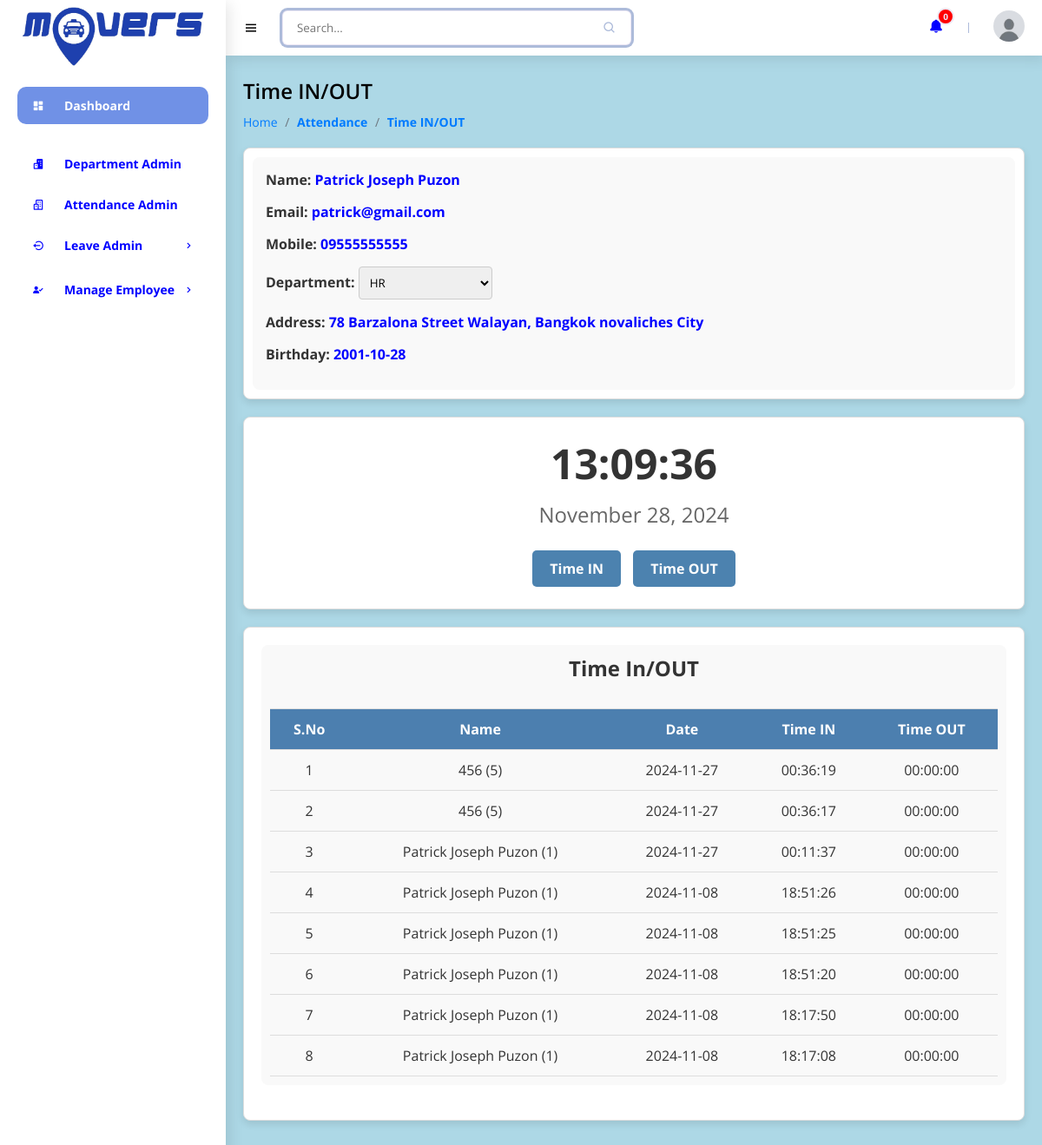
Page /h3time.php?id=1 (signed in) on the committed database.
### tables this page shows
CREATE TABLE `employee` (
  `id` int(11) NOT NULL,
  `name` varchar(255) NOT NULL,
  `email` varchar(255) NOT NULL,
  `mobile` varchar(15) NOT NULL,
  `password` varchar(20) NOT NULL,
  `department_id` int(11) NOT NULL,
  `address` varchar(2000) NOT NULL,
  `birthday` date NOT NULL,
  `role` int(11) NOT NULL
);

CREATE TABLE `attendance` (
  `id` int(11) NOT NULL,
  `e_attendance_id` int(11) NOT NULL,
  `date` date NOT NULL,
  `time_in` time NOT NULL,
  `time_out` time NOT NULL,
  `Overtime` time NOT NULL
);

### h3time.php (the view, shortened to what this page needs)
<?php
require('sidebar_navbar_footer/h3sidebar_nav.php');
$name='';
$email='';
$mobile='';
$department_id='';
$address='';
$birthday='';
if(isset($_GET['id'])){
	$id=mysqli_real_escape_string($con,$_GET['id']);
	$res=mysqli_query($con,"select * from employee where id='$id'");
	$row=mysqli_fetch_assoc($res);
	$name=$row['name'];
	$email=$row['email'];
	$mobile=$row['mobile'];
	$department_id=$row['department_id'];
	$address=$row['address'];
	$birthday=$row['birthday'];
}
if($_SESSION['ROLE']==1){
	$sql="select `attendance`.*, employee.name,employee.id as e_attendance_id from `attendance`,employee where `attendance`.e_attendance_id=employee.id order by `attendance`.id desc";
}else{
	$e_attendance_id=$_SESSION['USER_ID'];
	$sql="select `attendance`.*, employee.name ,employee.id as e_attendance_id from `attendance`,employee where `attendance`.e_attendance_id='$e_attendance_id' and `attendance`.e_attendance_id=employee.id order by `attendance`.id desc";
}
$res2=mysqli_query($con,$sql);
?>
    <main>
        <h1 class="h3title">Time IN/OUT</h1>
        <ul class="h3breadcrumbs">
            <li><a href="h3dashboard.php">Home</a></li>
            <li class="h3divider">/</a></li>
            <li><a href="#" class="h3active">Attendance</a></li>
            <li class="h3divider">/</a></li>
            <li><a href="#" class="h3active">Time IN/OUT</a></li>
        </ul>
				<div class="time-container">
		 			<div class="card1">
                        <div class="card-body1">
                           <form method="post">
							   <div class="form-group1">
									<label class=" form-control-label1">Name: <span style="color:blue"><?php echo $name?></span></label>
								</div>
								<div class="form-group1">
									<label class=" form-control-label1">Email: <span style="color:blue"><?php echo $email?></span></label>
								</div>
								<div class="form-group1">
									<label class=" form-control-label1">Mobile: <span style="color:blue"><?php echo $mobile?></span></label>
								</div>
								<div class="form-group1">
									<label class=" form-control-label1">Department: <select name="department_id" required class="form-control-1">
										<?php
										$res=mysqli_query($con,"select * from department order by department desc");
										while($row=mysqli_fetch_assoc($res)){
											if($department_id==$row['id']){
												echo "<option selected='selected' value=".$row['id'].">".$row['department']."</option>";
											}else{
												echo "<option value=".$row['id'].">".$row['department']."</option>";
											}
										}
										?>
									</select></label>
								</div>
								<div class="form-group1">
									<label class=" form-control-label1">Address: <span style="color:blue"><?php echo $address?></span></label>
								</div>
								<div class="form-group1">
									<label class=" form-control-label1">Birthday: <span style="color:blue"><?php echo $birthday?></span></label>
								</div>
							  </form>
                        </div>
					</div>
				</div>
					<div class="clock-container">
						<div class="digital-clock" id="digital-clock">00:00:00</div>
						<div class="date" id="date">January 1, 1970</div>
					<form method="POST">
						<button type="submit" name="timeIN" class="timebtn">Time IN</button>
						<button type="submit" name="timeOUT" class="timebtn">Time OUT</button>
					</form>
					</div>
					<div class="time2-container">
						<div class="card2">
							<div class="card-body2">
							<h4 class="box-title2">Time In/OUT </h4>
							</div>
							<div class="card-body-2">
							<div class="table-stats order-table ov-h">
								<table class="table2 ">
									<thead>
										<tr>
										<th >S.No</th>
										<th>Name</th>
										<th>Date</th>
										<th>Time IN</th>
										<th>Time OUT</th>
										</tr>
									</thead>
									<tbody>
									<?php
									$i=1;
									while($row=mysqli_fetch_assoc($res2)){?>
										<tr>
									   <td><?php echo $i?></td>
									   <td><?php echo $row['name'].' ('.$row['e_attendance_id'].')'?></td>
									   <td><?php echo $row['date']?></td>
                                       <td><?php echo $row['time_in']?></td>
									   <td><?php echo $row['time_out']?></td>
									<?php
									$i++;
									} ?>
									</tbody>
								</table>
							</div>
							</div>
						</div>
					</div>
    </main>
<?php
require('sidebar_navbar_footer/h3continuation.php');
?>

### css/h3style.css (style rules this page uses)
* { font-family: 'Open Sans', sans-serif; margin: 0; padding: 0; box-sizing: border-box; }
:root { --dark-blue: #3D52A0; --light-blue: #7091e6; --dark-grey: #8697c4; --grey: #adbbda; --light-grey: #ede8f5; --blue: #0000FF; --white: #fff; --red: #ff0000; --green: #81d438; --black: #0b0c10; --light-black: #1f2833; --grey2: #c5c6c7; --light-sky: #66fcf1; --dark-sky: #45a29e; }
html { overflow-x: hidden; }
body { background: lightblue; margin: 0; padding: 0; }
a { text-decoration: none; }
li { list-style: none; }
main { width: 100%; padding: 24px 20px 20px 20px; margin: 0 auto; }
main .h3title { font-size: 24px; font-weight: 600; margin-bottom: 10px; display: inline-block; }
.h3breadcrumbs { list-style: none; padding: 0; margin: 0 0 20px; font-size: 14px; }
.h3breadcrumbs li { display: inline; }
.h3breadcrumbs a { color: #007bff; text-decoration: none; }
.h3breadcrumbs .h3divider { margin: 0 5px; color: #6c757d; }
.h3breadcrumbs .h3active { font-weight: bold; }

### css/h3tablesformsdesign.css (style rules this page uses)
h4 { font-weight: 600; margin: 0; }
button { background-color: blue; border: none; color: white; padding: 10px 15px; text-align: center; text-decoration: none; display: inline-block; font-size: 14px; margin: 4px 2px; cursor: pointer; border-radius: 4px; font-weight: 700; }

### css/h3attenddesign.css (style rules this page uses)
.time-container { margin: 20px auto; padding: 10px; background-color: #ffffff; border-radius: 8px; box-shadow: 0 4px 8px rgba(0, 0, 0, 0.1); border: 1px solid #ddd; width: 80% auto; }
.card-body1 { background-color: #f9f9f9; border-radius: 8px; padding: 15px; width: 80% auto; }
.form-group1 { display: flex; margin-bottom: 15px; width: 80% auto; }
.form-control-label1 { font-weight: bold; color: #333; width: 80% auto; text-align: left; }
.form-control-1 { width: 60% auto; padding: 8px; border: 1px solid #ccc; border-radius: 4px; }
.clock-container { margin: 20px auto; padding: 20px; background-color: #ffffff; border-radius: 8px; box-shadow: 0 4px 8px rgba(0, 0, 0, 0.1); text-align: center; border: 1px solid #ddd; }
.digital-clock { font-size: 48px; font-weight: bold; color: #333; margin-bottom: 10px; }
.date { font-size: 24px; color: #666; margin-bottom: 20px; }
.timebtn { background-color: #4c82af; border: none; color: white; padding: 10px 20px; text-align: center; font-size: 16px; margin: 5px; border-radius: 5px; cursor: pointer; transition: 0.3s ease; }
.time2-container { margin: 20px auto; padding: 20px; background-color: #ffffff; border-radius: 8px; box-shadow: 0 4px 8px rgba(0, 0, 0, 0.1); border: 1px solid #ddd; }
.card2 { background-color: #f9f9f9; padding: 10px; border-radius: 8px; margin-bottom: 20px; }
.card-body2 { padding: 0px 0px 10px 0px; border-bottom: 1px solid #ddd; }
.box-title2 { font-size: 24px; font-weight: bold; color: #333; margin-bottom: 20px; text-align: center; }
.table2 { width: 100%; border-collapse: collapse; }
.table2 th, .table2 td { padding: 12px; text-align: center; border-bottom: 1px solid #ddd; }
.table2 th { background-color: #4c7faf; color: white; }
.table2 td { color: #333; }

### rows in the picture
employee: name "Patrick Joseph Puzon", email "patrick@gmail.com", mobile "09555555555", address "78 Barzalona Street Walayan, Bangkok novaliches City", birthday "2001-10-28"
attendance: employee.name "456", employee.id "5", date "2024-11-27", time_in "00:36:19", time_out "00:00:00"
attendance: employee.name "456", employee.id "5", date "2024-11-27", time_in "00:36:17", time_out "00:00:00"
attendance: employee.name "Patrick Joseph Puzon", employee.id "1", date "2024-11-27", time_in "00:11:37", time_out "00:00:00"
attendance: employee.name "Patrick Joseph Puzon", employee.id "1", date "2024-11-08", time_in "18:51:26", time_out "00:00:00"
attendance: employee.name "Patrick Joseph Puzon", employee.id "1", date "2024-11-08", time_in "18:51:25", time_out "00:00:00"
attendance: employee.name "Patrick Joseph Puzon", employee.id "1", date "2024-11-08", time_in "18:51:20", time_out "00:00:00"
attendance: employee.name "Patrick Joseph Puzon", employee.id "1", date "2024-11-08", time_in "18:17:50", time_out "00:00:00"
attendance: employee.name "Patrick Joseph Puzon", employee.id "1", date "2024-11-08", time_in "18:17:08", time_out "00:00:00"

### other values in the picture
form field department_id "HR"
